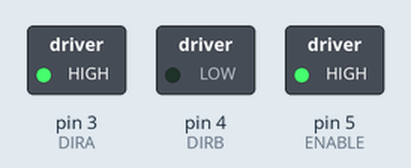
Recording of a sketch running on a simulated Arduino Uno, built with avr-gcc and run on an emulated ATmega328P. On the bench: switched loads named in the sketch (green lamp = pin HIGH).

Above: at 0.1 s.
At 12.5 s:
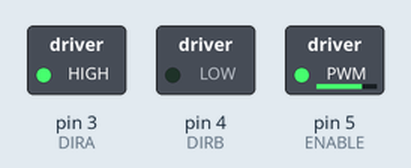
At 39.7 s:
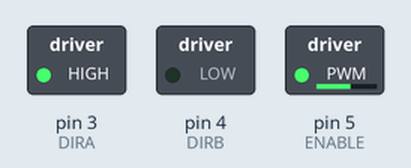
Timing chart, 0 to 40.0 s (numbered marks = the images above):
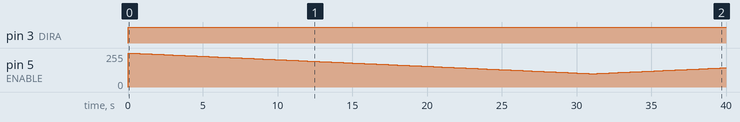

The sketch:

L298_Engine_Driver.ino
```cpp
#define ENABLE 5
#define DIRB 4 //direction a
#define DIRA 3 //direction b
int i;
void setup() {
  pinMode (ENABLE, OUTPUT);
  pinMode (DIRB, OUTPUT);
  pinMode (DIRA, OUTPUT);
}

void loop() {
  for (i=255;i>100;i--) {
  digitalWrite(DIRA,HIGH); //one way
  digitalWrite(DIRB,LOW);
  analogWrite(ENABLE,i); //enable on
  delay(200);
  }
  for (i=100;i<255;i++) {
  digitalWrite(DIRA,HIGH); //one way
  digitalWrite(DIRB,LOW);
  analogWrite(ENABLE,i); //enable on
  delay(200);
  }
}
```

Measured:
- by itself, pin 3 (DIRA): LOW → HIGH at 0.00 s
- by itself, pin 5 (ENABLE): 0/255 → 255/255 at 0.00 s, → 254/255 0.20 s later, → 253/255 0.20 s later, → 252/255 0.20 s later, … (200 changes in this stretch)
